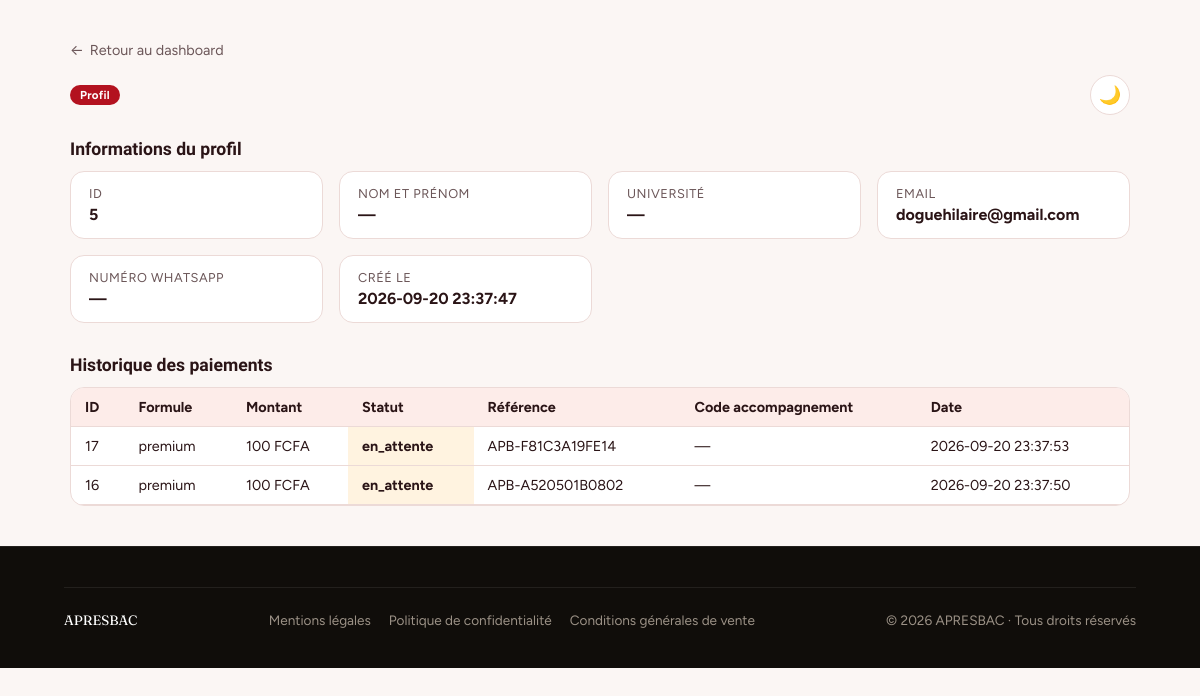
The page /admin/profil.php?id=5 (signed in) on the database its author committed.
### tables this page shows
CREATE TABLE `profils_accompagnement` (
  `id` int NOT NULL AUTO_INCREMENT,
  `user_id` int DEFAULT NULL,
  `guest_token` varchar(255) DEFAULT NULL,
  `nom` varchar(100) NOT NULL,
  `prenom` varchar(100) NOT NULL,
  `email` varchar(255) DEFAULT NULL,
  `serie` varchar(10) NOT NULL,
  `created_at` timestamp NULL DEFAULT CURRENT_TIMESTAMP,
  PRIMARY KEY (`id`),
  KEY `user_id` (`user_id`),
  KEY `idx_guest_token` (`guest_token`),
  CONSTRAINT `profils_accompagnement_ibfk_1` FOREIGN KEY (`user_id`) REFERENCES `users_legacy_comptes` (`id`)
);

CREATE TABLE `paiements` (
  `id` int NOT NULL AUTO_INCREMENT,
  `guest_token` varchar(255) DEFAULT NULL,
  `candidat_id` int DEFAULT NULL,
  `user_id` int DEFAULT NULL,
  `formule_id` int DEFAULT NULL,
  `fedapay_transaction_id` varchar(100) DEFAULT NULL,
  `montant` int NOT NULL,
  `statut` enum('en_attente','reussi','echoue','annule') NOT NULL DEFAULT 'en_attente',
  `reference` varchar(100) NOT NULL,
  `saspay_session_id` varchar(64) DEFAULT NULL,
  `code_accompagnement` varchar(20) DEFAULT NULL,
  `pdf_genere` tinyint(1) NOT NULL DEFAULT '0',
  `pdf_path` varchar(255) DEFAULT NULL,
  `created_at` timestamp NULL DEFAULT CURRENT_TIMESTAMP,
  `updated_at` timestamp NULL DEFAULT CURRENT_TIMESTAMP ON UPDATE CURRENT_TIMESTAMP,
  PRIMARY KEY (`id`),
  UNIQUE KEY `reference` (`reference`),
  UNIQUE KEY `uniq_code_accompagnement` (`code_accompagnement`),
  KEY `candidat_id` (`candidat_id`),
  KEY `fk_paiements_user` (`user_id`),
  KEY `fk_paiements_formule` (`formule_id`),
  KEY `idx_guest_token` (`guest_token`),
  KEY `idx_paiements_reference` (`reference`),
  KEY `idx_paiements_saspay_session` (`saspay_session_id`),
  CONSTRAINT `fk_paiements_formule` FOREIGN KEY (`formule_id`) REFERENCES `formules` (`id`),
  CONSTRAINT `fk_paiements_user` FOREIGN KEY (`user_id`) REFERENCES `users_legacy_comptes` (`id`) ON DELETE CASCADE,
  CONSTRAINT `paiements_ibfk_1` FOREIGN KEY (`candidat_id`) REFERENCES `candidats` (`id`) ON DELETE CASCADE
);

CREATE TABLE `formules` (
  `id` int NOT NULL AUTO_INCREMENT,
  `code` enum('premium','vip','gold') NOT NULL,
  `nom` varchar(50) NOT NULL,
  `prix` int NOT NULL,
  `avantages` json NOT NULL,
  `places_totales` int NOT NULL,
  `places_restantes` int NOT NULL,
  `actif` tinyint(1) NOT NULL DEFAULT '1',
  PRIMARY KEY (`id`),
  UNIQUE KEY `code` (`code`)
);

### admin/profil.php (the view, shortened to what this page needs)
<?php
$profilId = (int) ($_GET['id'] ?? 0);
$pdo = Database::getConnection();
$stmt = $pdo->prepare('SELECT * FROM profils_accompagnement WHERE id = ?');
$stmt->execute([$profilId]);
$profil = $stmt->fetch();
$stmtPaiements = $pdo->prepare('
    SELECT p.*, f.nom AS formule_nom
    FROM paiements p
    JOIN formules f ON f.id = p.formule_id
    WHERE p.guest_token = ?
    ORDER BY p.created_at DESC
');
$stmtPaiements->execute([$profil['guest_token']]);
$paiements = $stmtPaiements->fetchAll();
$labels = [
    'id' => 'ID',
    'nom_complet' => 'Nom et prénom',
    'universite' => 'Université',
    'email' => 'Email',
    'numero_whatsapp' => 'Numéro WhatsApp',
    'created_at' => 'Créé le',
];
require_once __DIR__ . '/../includes/header.php';
?>
<div class="admin-wrap">
    <a href="/admin/dashboard.php" class="admin-retour">
        <span aria-hidden="true">←</span> Retour au dashboard
    </a>
    <div class="admin-header">
        <p class="admin-brand"><?= htmlspecialchars(trim($profil['nom_complet'])) ?> <span class="admin-brand-tag">Profil</span></p>
        <div class="admin-nav">
            <button type="button" class="theme-toggle" id="themeToggle" title="Changer de thème">🌙</button>
        </div>
    </div>
    <p class="admin-section-title">Informations du profil</p>
    <div class="admin-detail-grid">
        <?php foreach ($labels as $champ => $label): ?>
            <div class="admin-detail-item">
                <p class="admin-detail-label"><?= htmlspecialchars($label) ?></p>
                <p class="admin-detail-value">
                    <?php
                        $valeur = $profil[$champ] ?? null;
                        echo ($valeur === null || $valeur === '') ? '—' : htmlspecialchars((string) $valeur);
                    ?>
                </p>
            </div>
        <?php endforeach; ?>
    </div>
    <p class="admin-section-title">Historique des paiements</p>
    <div class="admin-table-wrap">
        <table class="admin-table">
            <thead>
                <tr><th>ID</th><th>Formule</th><th>Montant</th><th>Statut</th><th>Référence</th><th>Code accompagnement</th><th>Date</th></tr>
            </thead>
            <tbody>
                <?php if (empty($paiements)): ?>
                <tr><td colspan="7">Aucun paiement pour ce profil.</td></tr>
                <?php else: ?>
                    <?php foreach ($paiements as $p): ?>
                    <tr>
                        <td><?= $p['id'] ?></td>
                        <td><?= htmlspecialchars($p['formule_nom']) ?></td>
                        <td><?= number_format((float) $p['montant'], 0, ',', ' ') ?> FCFA</td>
                        <td class="statut-<?= htmlspecialchars($p['statut']) ?>"><?= htmlspecialchars($p['statut']) ?></td>
                        <td><?= htmlspecialchars($p['reference']) ?></td>
                        <td><?= htmlspecialchars($p['code_accompagnement'] ?? '—') ?></td>
                        <td><?= htmlspecialchars($p['created_at']) ?></td>
                    </tr>
                    <?php endforeach; ?>
                <?php endif; ?>
            </tbody>
        </table>
    </div>
</div>
<?php require_once __DIR__ . '/../includes/footer.php'; ?>

### assets/css/style.css (style rules this page uses)
:root { --ink: #100D0A; --ink-soft: #2B2620; --paper: #FAF7F2; --card: #FFFFFF; --line: #EAE3D8; --accent: #E8531F; --accent-dark: #C13F12; --accent-soft: #FDE7DA; --gold: #D9A441; --text-dark: #171310; --text-soft: #6B6055; --white: #FFFFFF; --font-display: 'Fraunces', serif; --font-body: 'Manrope', sans-serif; --radius-lg: 20px; --radius-md: 14px; --radius-pill: 100px; --shadow-card: 0 16px 32px -18px rgba(16, 13, 10, 0.25); --shadow-btn: 0 10px 22px -8px rgba(232, 83, 31, 0.55); }
* { box-sizing: border-box; }
html { scroll-behavior: smooth; }
body { margin: 0; font-family: var(--font-body); color: var(--text-dark); background: var(--paper); -webkit-font-smoothing: antialiased; }
p { margin: 0; }
a { text-decoration: none; color: inherit; }
.statut-en_attente { background: #FFF3E0; color: #E65100; }

### includes/admin-theme.php (style rules this page uses)
:root { --admin-bg: #fbf6f4; --admin-card-bg: #ffffff; --admin-border: #ecdad7; --admin-text: #2a1416; --admin-text-muted: #6b5658; --admin-th-bg: #fdece9; --admin-row-hover: #fff5f3; --admin-erreur-bg: #fbe3e0; --admin-erreur-text: #5c0a14; --admin-succes-bg: #e9f5ec; --admin-succes-text: #1c6b3a; --admin-accent: #b3121f; --admin-accent-deep: #5c0a14; --admin-accent-on: #f4b41a; --admin-display: 'Bricolage Grotesque', 'Figtree', system-ui, sans-serif; }
body { background: var(--admin-bg); color: var(--admin-text); font-family: 'Figtree', system-ui, -apple-system, 'Segoe UI', Roboto, sans-serif; transition: background .2s ease, color .2s ease; }
.admin-wrap { max-width: 1100px; margin: 40px auto; padding: 0 20px; }
.admin-header { display: flex; flex-wrap: wrap; justify-content: space-between; align-items: center; gap: 16px; margin-bottom: 24px; }
.admin-brand { display: flex; align-items: center; gap: 10px; font-family: var(--admin-display); font-weight: 800; color: var(--admin-text); }
.admin-brand-tag { padding: 3px 10px; border-radius: 999px; background: var(--admin-accent); color: #fff; font-family: 'Figtree', system-ui, sans-serif; font-size: 0.72rem; font-weight: 700; letter-spacing: 0.02em; }
.admin-table-wrap { background: var(--admin-card-bg); border: 1px solid var(--admin-border); border-radius: 14px; overflow-x: auto; margin-bottom: 32px; -webkit-overflow-scrolling: touch; }
.admin-table { width: 100%; border-collapse: collapse; font-size: 0.9rem; }
.admin-table th, .admin-table td { padding: 10px 14px; text-align: left; border-bottom: 1px solid var(--admin-border); white-space: nowrap; color: var(--admin-text); }
.admin-table th { background: var(--admin-th-bg); font-weight: 700; }
.statut-en_attente { color: var(--admin-accent-on); font-weight: 700; }
.admin-section-title { font-family: var(--admin-display); font-size: 1.1rem; margin-bottom: 12px; font-weight: 800; color: var(--admin-text); }
.admin-nav { display: flex; flex-wrap: wrap; gap: 10px; align-items: center; }
.theme-toggle { display: inline-flex; align-items: center; justify-content: center; width: 40px; height: 40px; border-radius: 999px; border: 1px solid var(--admin-border); background: var(--admin-card-bg); color: var(--admin-text); cursor: pointer; font-size: 18px; line-height: 1; padding: 0; }
.admin-detail-grid { display: grid; grid-template-columns: repeat(auto-fill, minmax(220px, 1fr)); gap: 16px; margin-bottom: 32px; }
.admin-detail-item { background: var(--admin-card-bg); border: 1px solid var(--admin-border); border-radius: 14px; padding: 14px 18px; }
.admin-detail-label { font-size: 0.8rem; color: var(--admin-text-muted); margin: 0 0 4px; text-transform: uppercase; letter-spacing: .04em; }
.admin-detail-value { font-size: 1rem; font-weight: 700; color: var(--admin-text); word-break: break-word; }
.admin-retour { display: inline-flex; align-items: center; gap: 6px; color: var(--admin-text-muted); text-decoration: none; margin-bottom: 16px; font-size: 0.9rem; }

### rows shown on the page
profils_accompagnement: id "5", email "doguehilaire@gmail.com", created_at "2026-09-20 23:37:47"
paiements: id "17", formule.nom "premium", montant "100", statut "en_attente", reference "APB-F81C3A19FE14", code_accompagnement "—", created_at "2026-09-20 23:37:53"
paiements: id "16", formule.nom "premium", montant "100", statut "en_attente", reference "APB-A520501B0802", code_accompagnement "—", created_at "2026-09-20 23:37:50"

### other values the page prints
$label "ID"
$label "NOM ET PRÉNOM"
$label "UNIVERSITÉ"
$label "EMAIL"
$label "NUMÉRO WHATSAPP"
$label "CRÉÉ LE"
